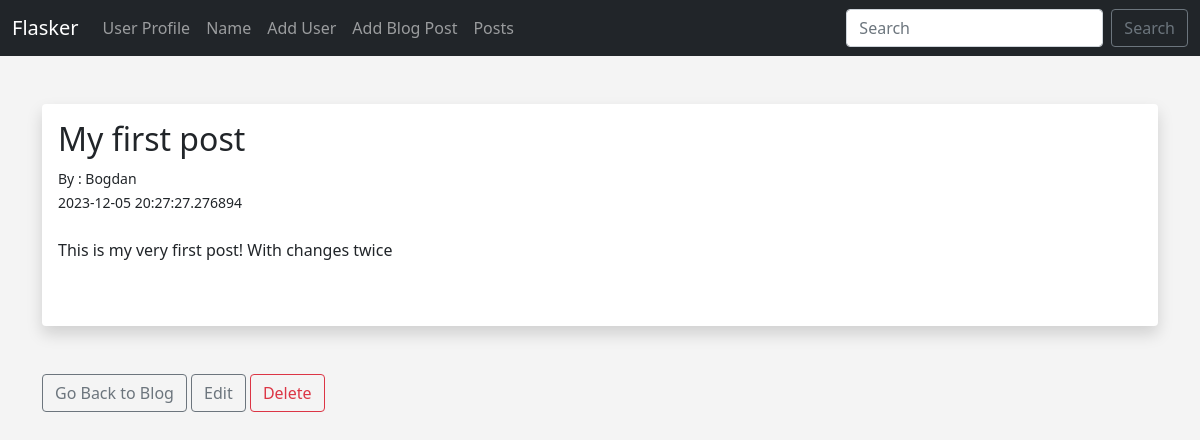
/posts/1, run on the app's committed database.
### hello.py (models this page shows)
class Posts(db.Model):
	id = db.Column(db.Integer, primary_key=True)
	title = db.Column(db.String(255))
	content = db.Column(db.Text)
	author = db.Column(db.String(255))
	date_posted = db.Column(db.DateTime, default=datetime.utcnow)
	slug = db.Column(db.String(255))

### hello.py (the view)
@app.route('/posts/<int:id>')
def post(id):
	post = Posts.query.get_or_404(id)
	return render_template('post.html', post=post)

### templates/post.html (shortened to what this page needs)
{% extends 'base.html' %}
{% block content %}
<br/>
<div class="shadow p-3 mb-5 bg-body rounded">
	<h2>{{ post.title }} </h2>
	<small>By : {{ post.author }} <br/>
	{{ post.date_posted }}</small> <br/><br/>
	{{ post.content }} <br/>
	<br/><br/>
</div>
<a href="{{ url_for('posts') }}" class="btn btn-outline-secondary"> Go Back to Blog </a>
<a href="{{ url_for('edit_post', id=post.id) }}" class="btn btn-outline-secondary"> Edit </a>
<a href="{{ url_for('delete_post', id=post.id) }}" class="btn btn-outline-danger"> Delete </a>
<br/>
{% endblock %}

### static/css/style.css (style rules this page uses)
body { background: #f4f4f4; }

### data on the page
Posts: title "My first post", author "Bogdan", date_posted "2023-12-05 20:27:27.276894", content "This is my very first post! With changes twice"
